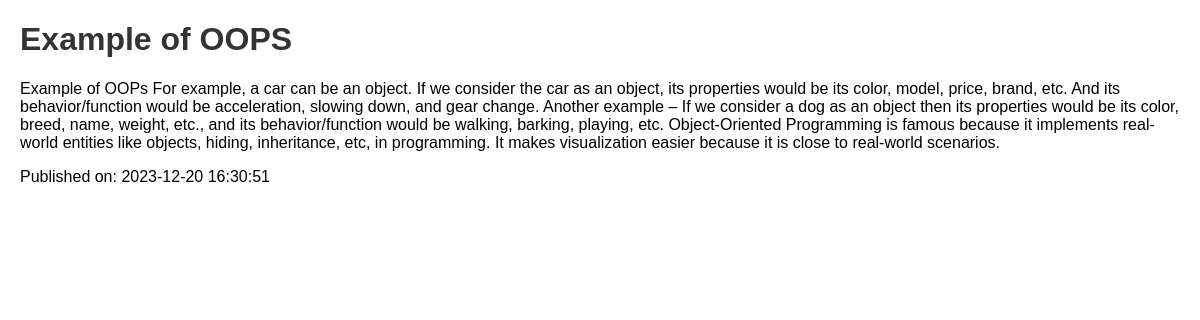
The app's page /post/4 with its own data.
### app.py (models this page shows)
class Post(db.Model):
    id = db.Column(db.Integer, primary_key=True)
    title = db.Column(db.String(100), nullable=False)
    content = db.Column(db.Text, nullable=False)
    pub_date = db.Column(db.DateTime, default=datetime.utcnow)

### app.py (the view)
@app.route('/post/<int:id>')
def post_detail(id):
    post = Post.query.get(id)
    return render_template('post_detail.html', post=post)

### templates/post_detail.html (shortened to what this page needs)
<!DOCTYPE html>
<html lang="en">
<head>
    <link rel="stylesheet" href="{{ url_for('static', filename='style.css') }}">
</head>
<body>
    <h1>{{ post.title }}</h1>
    <p>{{ post.content }}</p>
    <p>Published on: {{ post.pub_date.strftime('%Y-%m-%d %H:%M:%S') }}</p>
</body>
</html>

### static/style.css (style rules this page uses)
body { font-family: Arial, Helvetica, sans-serif; margin: 20px; }
h1, h2 { color: #333; }

### records on screen
Post: title "Example of OOPS", content "Example of OOPs For example, a car can be an object. If we consider the car as an object, its properties would be its color, model, price, brand, etc. And its behavior/function would be acceleration, slowing down, and gear change. Another example – If we consider a dog as an object then its properties would be its color, breed, name, weight, etc., and its behavior/function would be walking, barking, playing, etc. Object-Oriented Programming is famous because it implements real-world entities like objects, hiding, inheritance, etc, in programming. It makes visualization easier because it is close to real-world scenarios.", pub_date "2023-12-20 16:30:51"
